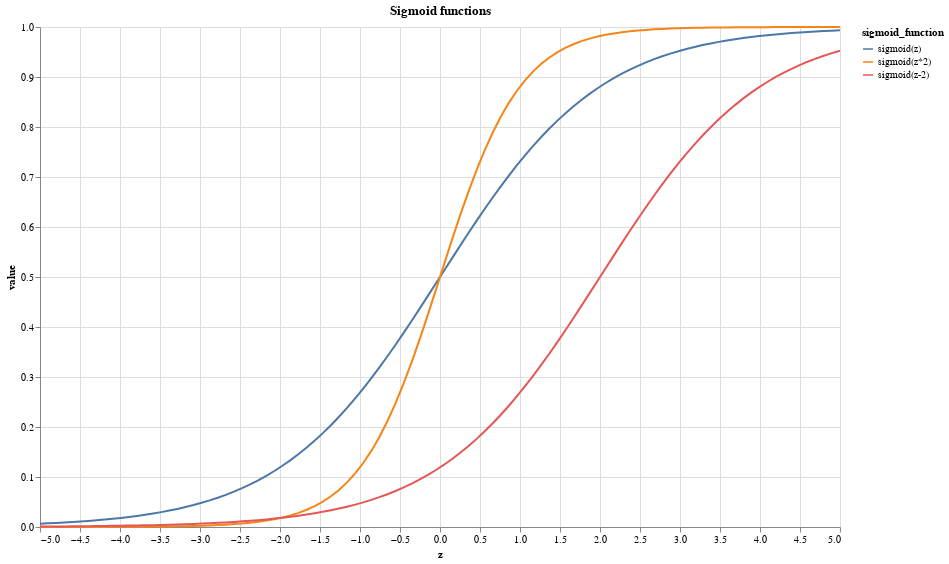

The code cell stored with this chart in its notebook:
### Code cell
alt.Chart(sigmoid_df).mark_line().encode(
    x="z:Q",
    y="value:Q",
    color="sigmoid_function:N"
).properties(
    title="Sigmoid functions",
    width=800,
    height=500
)

### Figure 1 — Vega-Lite specification as saved in the notebook (floating-point values rounded to 4 significant figures; data arrays with more than 128 entries replaced by an {"elided": "..."} marker saying what was removed)
{"$schema": "https://vega.github.io/schema/vega-lite/v2.6.0.json", "config": {"view": {"height": 300, "width": 400}}, "data": {"name": "data-2649995b7caa889141db384fa65b2ea5"}, "datasets": {"data-2649995b7caa889141db384fa65b2ea5": {"elided": "300 records"}}, "encoding": {"color": {"field": "sigmoid_function", "type": "nominal"}, "x": {"field": "z", "type": "quantitative"}, "y": {"field": "value", "type": "quantitative"}}, "height": 500, "mark": "line", "title": "Sigmoid functions", "width": 800}
